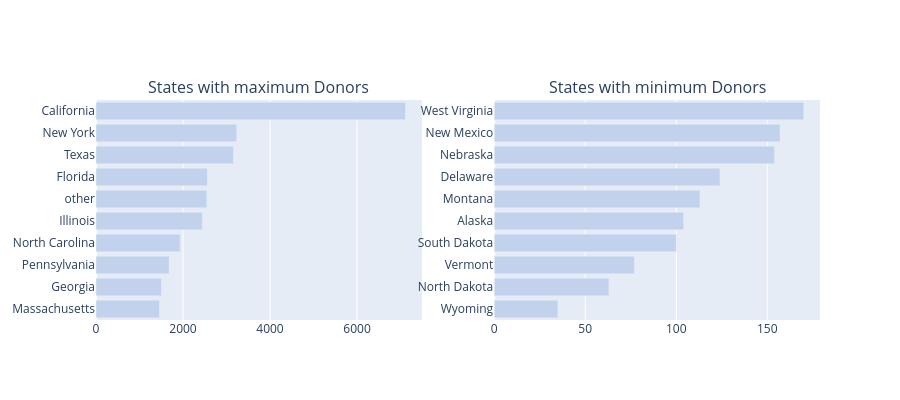

Notebook code for this chart:
### Code cell
def bar_hor(df, col, title, color, w=None, h=None, lm=0, limit=100, return_trace=False, rev=False):
    cnt_srs = df[col].value_counts()
    yy = cnt_srs.head(limit).index[::-1] 
    xx = cnt_srs.head(limit).values[::-1] 
    if rev:
        yy = cnt_srs.tail(limit).index[::-1] 
        xx = cnt_srs.tail(limit).values[::-1] 
        
    
    trace = go.Bar(y=yy, x=xx, orientation = 'h', marker=dict(color=color))
    if return_trace:
        return trace 
    layout = dict(title=title, margin=dict(l=lm), width=w, height=h)
    data = [trace]
    fig = go.Figure(data=data, layout=layout)
    iplot(fig)

def bar_hor_noagg(x, y, title, color, w=None, h=None, lm=0, limit=100, rt=False):
    trace = go.Bar(y=x, x=y, orientation = 'h', marker=dict(color=color))
    if rt:
        return trace
    layout = dict(title=title, margin=dict(l=lm), width=w, height=h)
    data = [trace]
    fig = go.Figure(data=data, layout=layout)
    iplot(fig)


def bar_ver_noagg(x, y, title, color, w=None, h=None, lm=0, rt = False):
    trace = go.Bar(y=y, x=x, marker=dict(color=color))
    if rt:
        return trace
    layout = dict(title=title, margin=dict(l=lm), width=w, height=h)
    data = [trace]
    fig = go.Figure(data=data, layout=layout)
    iplot(fig)

    
trace1 = bar_hor(donors_df, 'Donor City', "Top Cities with maximum Donors", '#c2d2ed', 500, 400, 200, limit = 10, return_trace=True)
trace2 = bar_hor(donors_df, 'Donor State', "Top States with maximum Donors", '#c2d2ed', 500, 400, 200, limit = 10, return_trace=True)
trace4 = bar_hor(donors_df, 'Donor State', "Top States with maximum Donors", '#c2d2ed', 600, 400, 200, limit = 10, return_trace=True, rev=True)


fig = tools.make_subplots(rows=1, cols=2, print_grid=False, subplot_titles = ['States with maximum Donors','States with minimum Donors'])
# fig = tools.make_subplots(rows=2, cols=2, specs=[[{}, {}], [{'colspan': 2}, None]], print_grid=False, subplot_titles = ['States with maximum Donors','States with minimum Donors', 'Cities with maximum Donors'])
fig.append_trace(trace2, 1, 1);
fig.append_trace(trace4, 1, 2);
# fig.append_trace(trace1, 2, 1);

fig['layout'].update(height=400, showlegend=False);
iplot(fig);

### Figure 1 — Plotly figure (JSON) as saved in the notebook; plotly's stock layout.template omitted (floating-point values rounded to 4 significant figures)
{"data": [{"marker": {"color": "#c2d2ed"}, "orientation": "h", "type": "bar", "x": [1458, 1504, 1680, 1933, 2445, 2547, 2560, 3161, 3235, 7115], "xaxis": "x", "y": ["Massachusetts", "Georgia", "Pennsylvania", "North Carolina", "Illinois", "other", "Florida", "Texas", "New York", "California"], "yaxis": "y"}, {"marker": {"color": "#c2d2ed"}, "orientation": "h", "type": "bar", "x": [35, 63, 77, 100, 104, 113, 124, 154, 157, 170], "xaxis": "x2", "y": ["Wyoming", "North Dakota", "Vermont", "South Dakota", "Alaska", "Montana", "Delaware", "Nebraska", "New Mexico", "West Virginia"], "yaxis": "y2"}], "layout": {"annotations": [{"font": {"size": 16}, "showarrow": false, "text": "States with maximum Donors", "x": 0.225, "xanchor": "center", "xref": "paper", "y": 1, "yanchor": "bottom", "yref": "paper"}, {"font": {"size": 16}, "showarrow": false, "text": "States with minimum Donors", "x": 0.775, "xanchor": "center", "xref": "paper", "y": 1, "yanchor": "bottom", "yref": "paper"}], "height": 400, "showlegend": false, "xaxis": {"anchor": "y", "domain": [0, 0.45]}, "xaxis2": {"anchor": "y2", "domain": [0.55, 1]}, "yaxis": {"anchor": "x", "domain": [0, 1]}, "yaxis2": {"anchor": "x2", "domain": [0, 1]}}}
